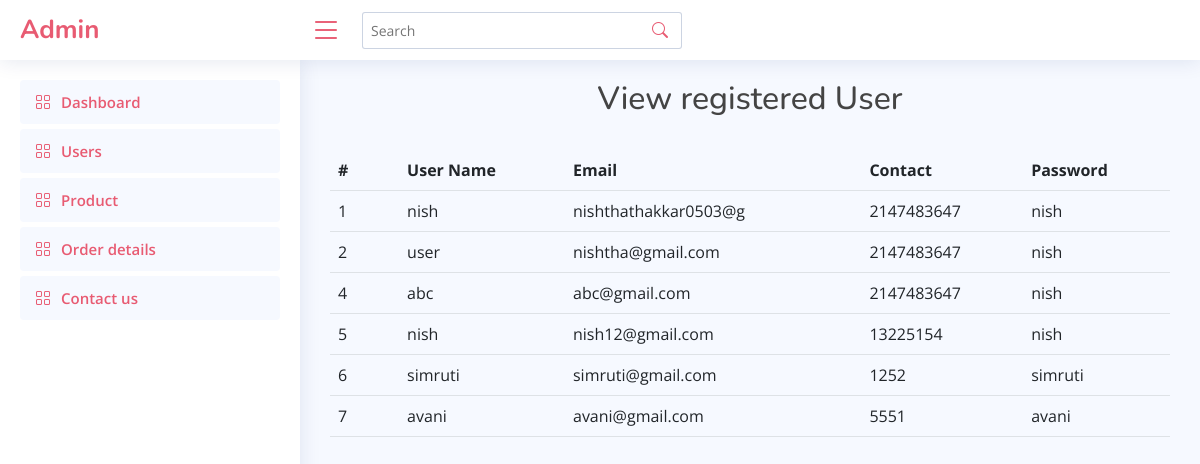
/admin/user_admin.php, run on an earlier commit of the app's database.
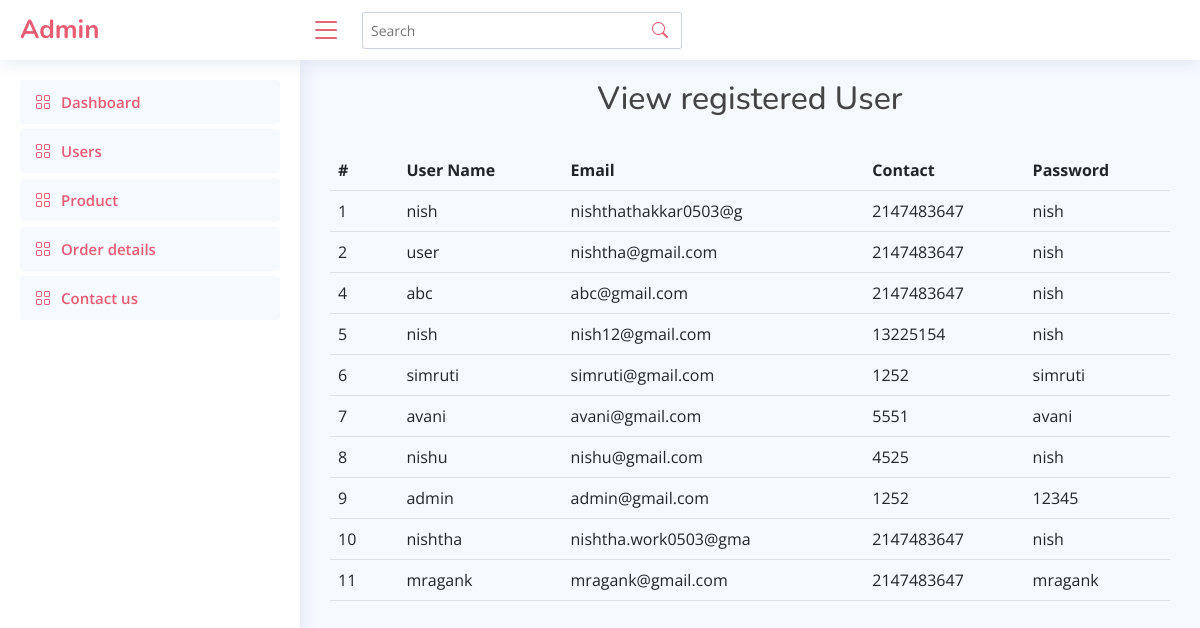
And on a later commit of the database.
### tables this page shows
CREATE TABLE `user` (
  `user_id` int(10) NOT NULL,
  `username` varchar(30) NOT NULL,
  `password` varchar(20) NOT NULL,
  `confirm_password` varchar(20) NOT NULL,
  `contact_no` int(10) NOT NULL,
  `address` varchar(100) DEFAULT NULL,
  `email` varchar(50) NOT NULL
);

### admin/user_admin.php (the view, shortened to what this page needs)
<!DOCTYPE html>
<html lang="en">
<head>
  <link href="assets/vendor/bootstrap/css/bootstrap.min.css" rel="stylesheet">
  <link href="assets/vendor/bootstrap-icons/bootstrap-icons.css" rel="stylesheet">
  <link href="assets/vendor/boxicons/css/boxicons.min.css" rel="stylesheet">
  <link href="assets/vendor/quill/quill.snow.css" rel="stylesheet">
  <link href="assets/vendor/quill/quill.bubble.css" rel="stylesheet">
  <link href="assets/vendor/remixicon/remixicon.css" rel="stylesheet">
  <link href="assets/vendor/simple-datatables/style.css" rel="stylesheet">
  <link href="assets/css/style.css" rel="stylesheet">
</head>
<body>
  <header id="header" class="header fixed-top d-flex align-items-center">
    <div class="d-flex align-items-center justify-content-between">
      <a href="index.php" class="logo d-flex align-items-center">
        <span class="d-none d-lg-block">Admin</span>
      </a>
      <i class="bi bi-list toggle-sidebar-btn"></i>
    </div>
    <div class="search-bar">
      <form class="search-form d-flex align-items-center" method="POST" action="#">
        <input type="text" name="query" placeholder="Search" title="Enter search keyword">
        <button type="submit" title="Search"><i class="bi bi-search"></i></button>
      </form>
    </div>
  </header>
  <aside id="sidebar" class="sidebar">
<ul class="sidebar-nav" id="sidebar-nav">
  <li class="nav-item">
    <a class="nav-link " href="index.php">
      <i class="bi bi-grid"></i>
      <span>Dashboard</span>
    </a>
  </li>
  <li class="nav-item">
    <a class="nav-link " href="user_admin.php">
      <i class="bi bi-grid"></i>
      <span>Users</span>
    </a>
  </li>
  <li class="nav-item">
    <a class="nav-link " href="product.php">
      <i class="bi bi-grid"></i>
      <span>Product</span>
    </a>
  </li>
  <li class="nav-item">
    <a class="nav-link " href="order.php">
      <i class="bi bi-grid"></i>
      <span>Order details</span>
    </a>
  </li>
  <li class="nav-item">
    <a class="nav-link " href="contact_admin.php">
      <i class="bi bi-grid"></i>
      <span>Contact us</span>
    </a>
  </li>
</ul>
</aside>
  <main id="main" class="main">
  <?php
include 'connection.php';
$query = "SELECT * from user;";
$data = mysqli_query($conn, $query);
?>
	<h2 class="text-center">View registered User</h2><br>
<table class="table">
<tr>
			<th width="5%">#</th>
			<th width="12%">User Name</th>
			<th width="20%">Email</th>
			<th width="10%">Contact</th>
            <th width="10%">Password</th>
		</tr>
        <?php
            while ($result = mysqli_fetch_assoc($data)) {
                echo "<tr>
                <td>" . $result["user_id"] . "</td>
                <td>" . $result["username"] . "</td>
                <td>" . $result["email"] . "</td>
                <td>" . $result["contact_no"] . "</td>
                <td>" . $result["password"] . "</td>";
            }
            echo "</table>";
        ?>
  </main>
</body>
</html>

### admin/assets/css/style.css (style rules this page uses)
:root { scroll-behavior: smooth; }
body { font-family: "Open Sans", sans-serif; background: #f6f9ff; color: #444444; }
a { color: #E85B72; text-decoration: none; }
h1, h2, h3, h4, h5, h6 { font-family: "Nunito", sans-serif; }
#main { margin-top: 60px; padding: 20px 30px; transition: all 0.3s; }
.logo { line-height: 1; }
@media (min-width: 1200px) { .logo { width: 280px; } }
.logo span { font-size: 26px; font-weight: 700; color: #E85B72; font-family: "Nunito", sans-serif; }
.header { transition: all 0.5s; z-index: 997; height: 60px; box-shadow: 0px 2px 20px rgba(1, 41, 112, 0.1); background-color: #fff; padding-left: 20px; }
.header .toggle-sidebar-btn { font-size: 32px; padding-left: 10px; cursor: pointer; color: #E85B72; }
.header .search-bar { min-width: 360px; padding: 0 20px; }
.header .search-form { width: 100%; }
.header .search-form input { border: 0; font-size: 14px; color: #E85B72; border: 1px solid rgba(1, 41, 112, 0.2); padding: 7px 38px 7px 8px; border-radius: 3px; transition: 0.3s; width: 100%; }
.header .search-form button { border: 0; padding: 0; margin-left: -30px; background: none; }
.header .search-form button i { color: #E85B72; }
.sidebar { position: fixed; top: 60px; left: 0; bottom: 0; width: 300px; z-index: 996; transition: all 0.3s; padding: 20px; overflow-y: auto; scrollbar-width: thin; scrollbar-color: #aab7cf transparent; box-shadow: 0px 0px 20px rgba(1, 41, 112, 0.1); background-color: #fff; }
@media (min-width: 1200px) { #main, #footer { margin-left: 300px; } }
.sidebar-nav { padding: 0; margin: 0; list-style: none; }
.sidebar-nav li { padding: 0; margin: 0; list-style: none; }
.sidebar-nav .nav-item { margin-bottom: 5px; }
.sidebar-nav .nav-link { display: flex; align-items: center; font-size: 15px; font-weight: 600; color: #E85B72; transition: 0.3; background: #f6f9ff; padding: 10px 15px; border-radius: 4px; }
.sidebar-nav .nav-link i { font-size: 16px; margin-right: 10px; color: #E85B72; }

What changed in the data, as far as the page shows it:
added user: user_id "8", username "nishu", email "nishu@gmail.com", contact_no "4525", password "nish"
added user: user_id "9", username "admin", email "admin@gmail.com", contact_no "1252", password "12345"
added user: user_id "10", username "nishtha", email "nishtha.work0503@gma", contact_no "2147483647", password "nish"
added user: user_id "11", username "mragank", email "mragank@gmail.com", contact_no "2147483647", password "mragank"
